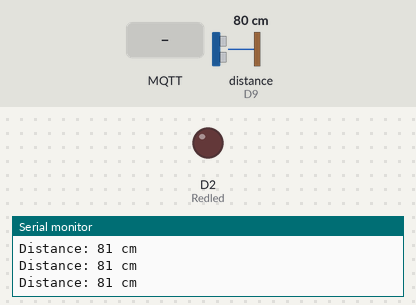
A sketch run on a simulated Arduino Nano 33 IoT. Parts: output pins drawn as LEDs (lit = HIGH), the last lines printed to the serial monitor. Dashed ring = blinking. The inputs (shaded band) are chosen by the test bench; at power-on: distance to the obstacle (sensor on D9) 80 cm. The echo pulse lasts 58.3 µs per cm; WiFi joins after 1.5 s; servers stay silent unless stated; random numbers use the default seed unless the sketch sets one; no MQTT or app messages arrive unless stated; not simulated (calls return 0 or success): secrets.h; names the files do not define were given values by the test bench: mqtt_port = 1883.

Above: at 4.7 s.
4.8 s: MQTT message "1" arrives on the first subscribed topic
At 5.2 s:
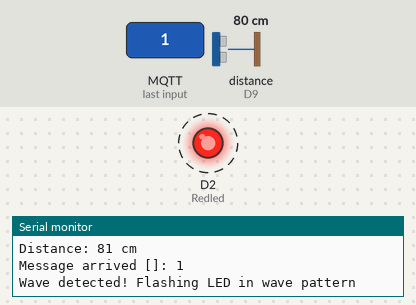
10.8 s: MQTT message "0" arrives on the first subscribed topic
At 11.2 s:
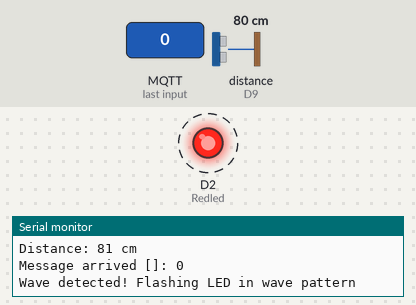
13.8 s: MQTT message "2" arrives on the first subscribed topic
At 17.5 s:
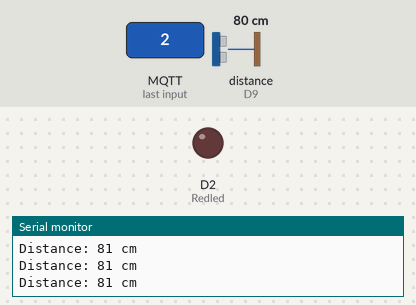
Timing chart, 0 to 17.8 s (numbered marks = the images above; inputs shaded):
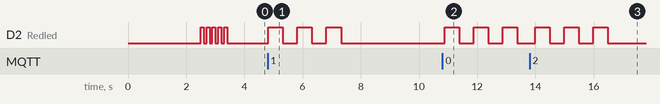

The sketch:

3.3D.ino
```cpp
#include <SPI.h>
#include <WiFiNINA.h>
#include <PubSubClient.h>
#include <NewPing.h>
#include "secrets.h"

const char* your_name = "Bill Zica";

// Ultrasonic sensor pins
#define TRIGGER_PIN  10
#define ECHO_PIN     9
#define MAX_DISTANCE 100  // Maximum detection distance in cm

// LED pin
const int Redled = 2;
const int Greenled = 3;

// Distance thresholds for wave detection
const int waveDetectionDistance = 30;  // Detect hand waves within this distance
const int waveTimeout = 1000;          // Time in ms to prevent multiple detections

// MQTT and WiFi clients
WiFiClient wifiClient;
PubSubClient mqttClient(wifiClient);

// Ultrasonic sensor
NewPing sonar(TRIGGER_PIN, ECHO_PIN, MAX_DISTANCE);

// Variables to track wave detection
unsigned long lastWaveTime = 0;
bool objectPresent = false;
int waveCount = 0;

void setup() {
  // Initialize serial communication
  Serial.begin(115200);
  delay(1000);

  // Configure LED pin as output
  pinMode(Redled, OUTPUT);

  // Connect to WiFi
  setupWifi();

  // Configure MQTT connection
  mqttClient.setServer(mqtt_server, mqtt_port);
  mqttClient.setCallback(callback);
}

void loop() {
  // Reconnect to MQTT if the connection is lost
  if (!mqttClient.connected()) {
    reconnectMQTT();
  }

  // Process MQTT messages
  mqttClient.loop();

  // Detect waves using the ultrasonic sensor
  detectWave();

  // Short delay
  delay(100);
}

void setupWifi() {
  Serial.print("Connecting to WiFi network: ");
  Serial.println(ssid);

  WiFi.begin(ssid, password);

  while (WiFi.status() != WL_CONNECTED) {
    digitalWrite(Redled, HIGH);
    delay(250);
    digitalWrite(Redled, LOW);
    delay(250);
    Serial.print(".");
  }

  Serial.println("");
  Serial.println("WiFi connected");
  Serial.print("IP address: ");
  Serial.println(WiFi.localIP());

  // Quick LED flash to indicate WiFi connected
  for (int i = 0; i < 5; i++) {
    digitalWrite(Redled, HIGH);
    delay(100);
    digitalWrite(Redled, LOW);
    delay(100);
  }
}

void reconnectMQTT() {
  // Loop until we're reconnected
  while (!mqttClient.connected()) {
    Serial.print("Attempting MQTT connection...");

    // Create a client ID
    String clientId = "ArduinoNano33IoT-";
    clientId += String(random(0xffff), HEX);

    // Attempt to connect
    if (mqttClient.connect(clientId.c_str())) {
      Serial.println("connected");

      // Subscribe to the topic
      mqttClient.subscribe(mqtt_topic);
      Serial.print("Subscribed to topic: ");
      Serial.println(mqtt_topic);

    } else {
      Serial.print("failed, rc=");
      Serial.print(mqttClient.state());
      Serial.println(" try again in 5 seconds");
      delay(5000);
    }
  }
}

void detectWave() {
  // Get distance from ultrasonic sensor
  unsigned int distance = sonar.ping_cm();

  // Print distance for debugging
  if (distance > 0) {
    Serial.print("Distance: ");
    Serial.print(distance);
    Serial.println(" cm");
  }

  // Check if a wave is detected
  unsigned long currentTime = millis();

  if (distance > 0 && distance < waveDetectionDistance) {
    // Object is present
    if (!objectPresent) {
      objectPresent = true;

      // Check if enough time has passed since the last wave
      if (currentTime - lastWaveTime > waveTimeout) {
        Serial.println("Wave detected!");
        lastWaveTime = currentTime;
        waveCount++;

        // Publish the message with your name
        String message = your_name;
        mqttClient.publish(mqtt_topic, message.c_str());
        Serial.print("Published to ");
        Serial.print(mqtt_topic);
        Serial.print(": ");
        Serial.println(message);
      }
    }
  } else {
    // No object is present
    objectPresent = false;
  }
}

// MQTT message callback function
void callback(char* topic, byte* payload, unsigned int length) {
  // Convert payload to string
  String message;
  for (unsigned int i = 0; i < length; i++) {
    message += (char)payload[i];
  }

  Serial.print("Message arrived [");
  Serial.print(topic);
  Serial.print("]: ");
  Serial.println(message);

  // Check if message is a "pat" command
  if (message.indexOf("pat") >= 0) {
    Serial.println("Pat detected! Flashing LED in pat pattern");
    patLedPattern();
  } else {
    // Default to wave pattern
    Serial.println("Wave detected! Flashing LED in wave pattern");
    waveLedPattern();
  }
}

// LED flashing pattern for wave
void waveLedPattern() {
  for (int i = 0; i < 3; i++) {
    digitalWrite(Redled, HIGH);
    delay(500);
    digitalWrite(Redled, LOW);
    delay(500);
  }
}

// LED flashing pattern for pat (different pattern)
void patLedPattern() {
  for (int i = 0; i < 5; i++) {
    digitalWrite(Greenled, HIGH);
    delay(200);
    digitalWrite(Greenled, LOW);
    delay(200);
  }
}
```

Measured:
- after the input at 4.8 s, D2 (Redled): alternates HIGH for 0.50 s and LOW for 0.50 s, 6 changes in all, then stays LOW, starting at once
- after the input at 10.8 s, D2 (Redled): alternates HIGH for 0.50 s and LOW for 0.50 s, starting after 0.08 s
- after the input at 13.8 s, D2 (Redled): alternates HIGH for 0.50 s and LOW for 0.50 s, 6 changes in all, then stays LOW, starting after 0.19 s
